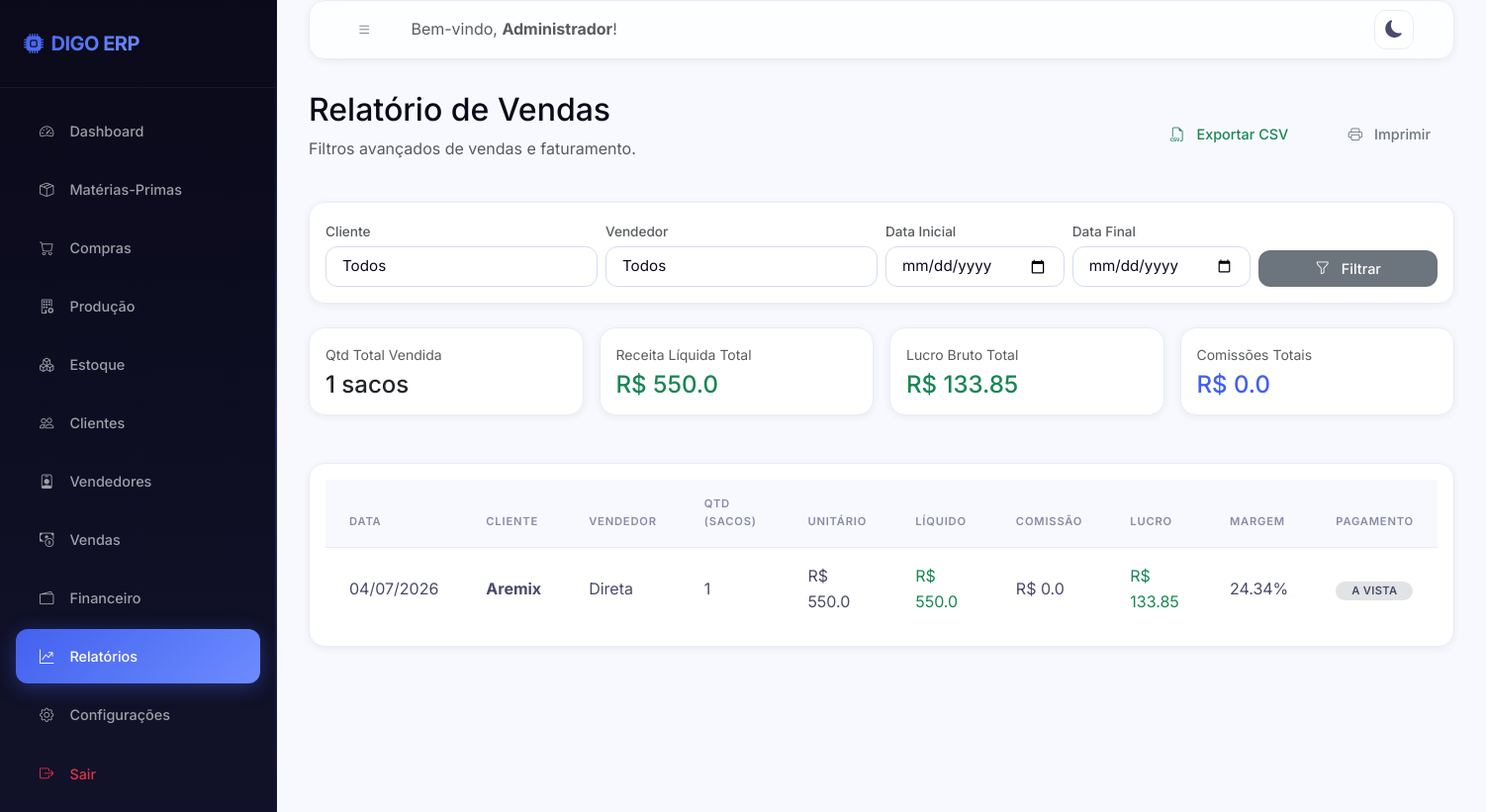
The app's page /relatorios/vendas (signed in) with its own data.
### models/usuario.py (models this page shows, shortened)
class Usuario(UserMixin, db.Model):
    __tablename__ = 'usuarios'
    id = db.Column(db.Integer, primary_key=True)
    nome = db.Column(db.String(100), nullable=False)
    email = db.Column(db.String(150), unique=True, nullable=False)
    senha_hash = db.Column(db.String(256), nullable=False)
    perfil = db.Column(db.String(20), default='funcionario')  # admin | funcionario
    ativo = db.Column(db.Boolean, default=True)
    criado_em = db.Column(db.DateTime, default=datetime.utcnow)
    ultimo_acesso = db.Column(db.DateTime)
    logs = db.relationship('Log', backref='usuario', lazy='dynamic')
    @property
    def is_admin(self):
        return self.perfil == 'admin'

### models/venda.py (models this page shows, shortened)
class Venda(db.Model):
    __tablename__ = 'vendas'
    id = db.Column(db.Integer, primary_key=True)
    data = db.Column(db.Date, nullable=False)
    cliente_id = db.Column(db.Integer, db.ForeignKey('clientes.id'), nullable=False)
    vendedor_id = db.Column(db.Integer, db.ForeignKey('vendedores.id'), nullable=True)
    quantidade_sacos = db.Column(db.Integer, nullable=False)
    preco_unitario = db.Column(db.Float, nullable=False)
    desconto = db.Column(db.Float, default=0.0)       # valor do desconto
    frete = db.Column(db.Float, default=0.0)
    tipo_frete = db.Column(db.String(10), default='FOB')  # CIF | FOB
    forma_pagamento = db.Column(db.String(50))         # A VISTA | CHEQUE | PRAZO
    prazo_dias = db.Column(db.Integer, default=0)
    valor_bruto = db.Column(db.Float, default=0.0)    # qtd * preco_unitario
    valor_liquido = db.Column(db.Float, default=0.0)  # bruto - desconto + frete(CIF)
    custo_total = db.Column(db.Float, default=0.0)    # custo produto * qtd
    lucro = db.Column(db.Float, default=0.0)           # liquido - custo
    margem = db.Column(db.Float, default=0.0)          # lucro/liquido * 100
    comissao = db.Column(db.Float, default=0.0)        # % do vendedor sobre valor_liquido
    status_pagamento = db.Column(db.String(20), default='pendente')  # pendente|parcial|pago
    valor_pago = db.Column(db.Float, default=0.0)
    observacoes = db.Column(db.Text)
    criado_por = db.Column(db.Integer, db.ForeignKey('usuarios.id'))
    criado_em = db.Column(db.DateTime, default=datetime.utcnow)
    conta_receber = db.relationship('ContaReceber', backref='venda', uselist=False)

### models/cliente.py (models this page shows, shortened)
class Cliente(db.Model):
    __tablename__ = 'clientes'
    id = db.Column(db.Integer, primary_key=True)
    nome = db.Column(db.String(150), nullable=False)
    cpf_cnpj = db.Column(db.String(20))
    telefone = db.Column(db.String(20))
    email = db.Column(db.String(150))
    cidade = db.Column(db.String(100))
    estado = db.Column(db.String(2))
    endereco = db.Column(db.String(255))
    observacoes = db.Column(db.Text)
    ativo = db.Column(db.Boolean, default=True)
    criado_em = db.Column(db.DateTime, default=datetime.utcnow)
    vendas = db.relationship('Venda', backref='cliente', lazy='dynamic')
    contas_receber = db.relationship('ContaReceber', backref='cliente', lazy='dynamic')

### routes/relatorios.py (the view)
@relatorios_bp.route('/vendas')
@login_required
def vendas():
    data_ini, data_fim, cliente_id, vendedor_id, mes, ano = _parse_filtros()
    query = Venda.query.order_by(Venda.data.desc())
    if data_ini:
        query = query.filter(Venda.data >= datetime.strptime(data_ini, '%Y-%m-%d').date())
    if data_fim:
        query = query.filter(Venda.data <= datetime.strptime(data_fim, '%Y-%m-%d').date())
    if cliente_id:
        query = query.filter_by(cliente_id=int(cliente_id))
    if vendedor_id:
        query = query.filter_by(vendedor_id=int(vendedor_id))
    if mes:
        query = query.filter(extract('month', Venda.data) == int(mes))
    if ano:
        query = query.filter(extract('year', Venda.data) == int(ano))
    vendas = query.all()
    total_sacos = sum(v.quantidade_sacos for v in vendas)
    total_valor = sum(v.valor_liquido for v in vendas)
    total_lucro = sum(v.lucro for v in vendas)
    total_comissao = sum(v.comissao for v in vendas)
    clientes = Cliente.query.filter_by(ativo=True).order_by(Cliente.nome).all()
    vendedores = Vendedor.query.filter_by(ativo=True).order_by(Vendedor.nome).all()
    return render_template('relatorios/vendas.html',
                           vendas=vendas, total_sacos=total_sacos,
                           total_valor=total_valor, total_lucro=total_lucro,
                           total_comissao=total_comissao,
                           clientes=clientes, vendedores=vendedores,
                           data_ini=data_ini, data_fim=data_fim,
                           cliente_id=cliente_id, vendedor_id=vendedor_id,
                           mes=mes, ano=ano)

### routes/relatorios.py (called while the page is built)
def _parse_filtros():
    data_ini = request.args.get('data_ini', '')
    data_fim = request.args.get('data_fim', '')
    cliente_id = request.args.get('cliente_id', '')
    vendedor_id = request.args.get('vendedor_id', '')
    mes = request.args.get('mes', '')
    ano = request.args.get('ano', str(date.today().year))
    return data_ini, data_fim, cliente_id, vendedor_id, mes, ano

### templates/relatorios/vendas.html (shortened to what this page needs)
{% extends 'base.html' %}
{% block content %}
<div class="row mb-4 align-items-center">
    <div class="col-sm-6">
        <h2 class="font-weight-bold">Relatório de Vendas</h2>
        <p class="text-muted">Filtros avançados de vendas e faturamento.</p>
    </div>
    <div class="col-sm-6 text-sm-end">
        <a href="{{ url_for('relatorios.exportar_csv', tipo='vendas') }}" class="btn btn-outline-success me-2"><i class="bi bi-filetype-csv me-1"></i>Exportar CSV</a>
        <button onclick="window.print()" class="btn btn-outline-secondary"><i class="bi bi-printer me-1"></i>Imprimir</button>
    </div>
</div>
<div class="card p-3 mb-4 d-print-none">
    <form method="GET" class="row g-2">
        <div class="col-md-3">
            <label class="form-label small text-muted">Cliente</label>
            <select class="form-select" name="cliente_id">
                <option value="">Todos</option>
            </select>
        </div>
        <div class="col-md-3">
            <label class="form-label small text-muted">Vendedor</label>
            <select class="form-select" name="vendedor_id">
                <option value="">Todos</option>
            </select>
        </div>
        <div class="col-md-2">
            <label class="form-label small text-muted">Data Inicial</label>
            <input type="date" class="form-control" name="data_ini" value="{{ data_ini }}">
        </div>
        <div class="col-md-2">
            <label class="form-label small text-muted">Data Final</label>
            <input type="date" class="form-control" name="data_fim" value="{{ data_fim }}">
        </div>
        <div class="col-md-2 d-flex align-items-end">
            <button type="submit" class="btn btn-secondary w-100"><i class="bi bi-funnel me-1"></i>Filtrar</button>
        </div>
    </form>
</div>
<div class="row g-3 mb-4">
    <div class="col-md-3">
        <div class="card p-3">
            <span class="text-muted small">Qtd Total Vendida</span>
            <h4 class="font-weight-bold mt-1 m-0">{{ total_sacos }} sacos</h4>
        </div>
    </div>
    <div class="col-md-3">
        <div class="card p-3">
            <span class="text-muted small">Receita Líquida Total</span>
            <h4 class="text-success font-weight-bold mt-1 m-0">R$ {{ total_valor|round(2) }}</h4>
        </div>
    </div>
    <div class="col-md-3">
        <div class="card p-3">
            <span class="text-muted small">Lucro Bruto Total</span>
            <h4 class="text-success font-weight-bold mt-1 m-0">R$ {{ total_lucro|round(2) }}</h4>
        </div>
    </div>
    <div class="col-md-3">
        <div class="card p-3">
            <span class="text-muted small">Comissões Totais</span>
            <h4 class="text-primary font-weight-bold mt-1 m-0">R$ {{ total_comissao|round(2) }}</h4>
        </div>
    </div>
</div>
<div class="card p-3">
    <div class="table-responsive">
        <table class="table table-hover table-sm">
            <thead>
                <tr>
                    <th>Data</th>
                    <th>Cliente</th>
                    <th>Vendedor</th>
                    <th>Qtd (Sacos)</th>
                    <th>Unitário</th>
                    <th>Líquido</th>
                    <th>Comissão</th>
                    <th>Lucro</th>
                    <th>Margem</th>
                    <th>Pagamento</th>
                </tr>
            </thead>
            <tbody>
                {% for v in vendas %}
                <tr>
                    <td>{{ v.data.strftime('%d/%m/%Y') }}</td>
                    <td><strong>{{ v.cliente.nome }}</strong></td>
                    <td>{{ v.vendedor.nome if v.vendedor else 'Direta' }}</td>
                    <td>{{ v.quantidade_sacos }}</td>
                    <td>R$ {{ v.preco_unitario|round(2) }}</td>
                    <td class="text-success font-weight-bold">R$ {{ v.valor_liquido|round(2) }}</td>
                    <td>R$ {{ v.comissao|round(2) }}</td>
                    <td class="text-success">R$ {{ v.lucro|round(2) }}</td>
                    <td>{{ v.margem }}%</td>
                    <td><span class="badge bg-secondary-subtle text-secondary">{{ v.forma_pagamento }}</span></td>
                </tr>
                {% else %}
                <tr>
                    <td colspan="10" class="text-center text-muted">Nenhuma venda encontrada para os filtros aplicados.</td>
                </tr>
                {% endfor %}
            </tbody>
        </table>
    </div>
</div>
{% endblock %}

### templates/base.html (shortened to what this page needs)
<!DOCTYPE html>
<html lang="pt-BR">
<head>
    <link href="https://cdn.jsdelivr.net/npm/bootstrap@5.3.0/dist/css/bootstrap.min.css" rel="stylesheet">
    <link rel="stylesheet" href="https://cdn.jsdelivr.net/npm/bootstrap-icons@1.10.5/font/bootstrap-icons.css">
    <link rel="stylesheet" href="{{ url_for('static', filename='css/style.css') }}">
</head>
<body>
    <div class="wrapper">
        <nav id="sidebar">
            <div class="sidebar-header d-flex align-items-center justify-content-between">
                <h4 class="m-0 text-white font-weight-bold"><i class="bi bi-cpu-fill me-2 text-indigo"></i>DIGO ERP</h4>
            </div>
            <ul class="list-unstyled components">
                <li class="{% if request.blueprint == 'dashboard' %}active{% endif %}">
                    <a href="{{ url_for('dashboard.index') }}"><i class="bi bi-speedometer2"></i> Dashboard</a>
                </li>
                <li class="{% if request.blueprint == 'materias_primas' %}active{% endif %}">
                    <a href="{{ url_for('materias_primas.index') }}"><i class="bi bi-box-seam"></i> Matérias-Primas</a>
                </li>
                <li class="{% if request.blueprint == 'compras' %}active{% endif %}">
                    <a href="{{ url_for('compras.index') }}"><i class="bi bi-cart"></i> Compras</a>
                </li>
                <li class="{% if request.blueprint == 'producao' %}active{% endif %}">
                    <a href="{{ url_for('producao.index') }}"><i class="bi bi-building-gear"></i> Produção</a>
                </li>
                <li class="{% if request.blueprint == 'estoque' %}active{% endif %}">
                    <a href="{{ url_for('estoque.index') }}"><i class="bi bi-boxes"></i> Estoque</a>
                </li>
                <li class="{% if request.blueprint == 'clientes' %}active{% endif %}">
                    <a href="{{ url_for('clientes.index') }}"><i class="bi bi-people"></i> Clientes</a>
                </li>
                <li class="{% if request.blueprint == 'vendedores' %}active{% endif %}">
                    <a href="{{ url_for('vendedores.index') }}"><i class="bi bi-person-badge"></i> Vendedores</a>
                </li>
                <li class="{% if request.blueprint == 'vendas' %}active{% endif %}">
                    <a href="{{ url_for('vendas.index') }}"><i class="bi bi-cash-coin"></i> Vendas</a>
                </li>
                <li class="{% if request.blueprint == 'financeiro' %}active{% endif %}">
                    <a href="{{ url_for('financeiro.index') }}"><i class="bi bi-wallet2"></i> Financeiro</a>
                </li>
                <li class="{% if request.blueprint == 'relatorios' %}active{% endif %}">
                    <a href="{{ url_for('relatorios.index') }}"><i class="bi bi-graph-up-arrow"></i> Relatórios</a>
                </li>
                {% if current_user.is_admin %}
                <li class="{% if request.blueprint == 'configuracoes' %}active{% endif %}">
                    <a href="{{ url_for('configuracoes.index') }}"><i class="bi bi-gear"></i> Configurações</a>
                </li>
                {% endif %}
                <li>
                    <a href="{{ url_for('auth.logout') }}" class="text-danger"><i class="bi bi-box-arrow-right text-danger"></i> Sair</a>
                </li>
            </ul>
        </nav>
        <div id="content">
            <nav class="navbar navbar-expand-lg card mb-4 p-2 d-flex flex-row align-items-center justify-content-between">
                <div class="d-flex align-items-center">
                    <button type="button" id="sidebarCollapse" class="btn btn-outline-secondary me-3">
                        <i class="bi bi-list"></i>
                    </button>
                    <span class="navbar-text d-none d-md-inline text-muted">Bem-vindo, <strong>{{ current_user.nome }}</strong>!</span>
                </div>
                <div class="d-flex align-items-center">
                    <button class="theme-toggle-btn me-3" id="themeToggle" title="Alternar Tema">
                    </button>
                </div>
            </nav>
            <div class="container-fluid p-0 fade-in">
                {% block content %}{% endblock %}
            </div>
        </div>
    </div>
</body>
</html>

### records on screen
Usuario: nome "Administrador"
Venda: data "04/07/2026", cliente.nome "Aremix", vendedor "Direta", quantidade_sacos "1", preco_unitario "550.0", valor_liquido "550.0", comissao "0.0", lucro "133.85", margem "24.34", forma_pagamento "A VISTA"

### other values on screen
{{ total_sacos }} "1"
{{ total_valor|round(2) }} "550.0"
{{ total_lucro|round(2) }} "133.85"
{{ total_comissao|round(2) }} "0.0"
